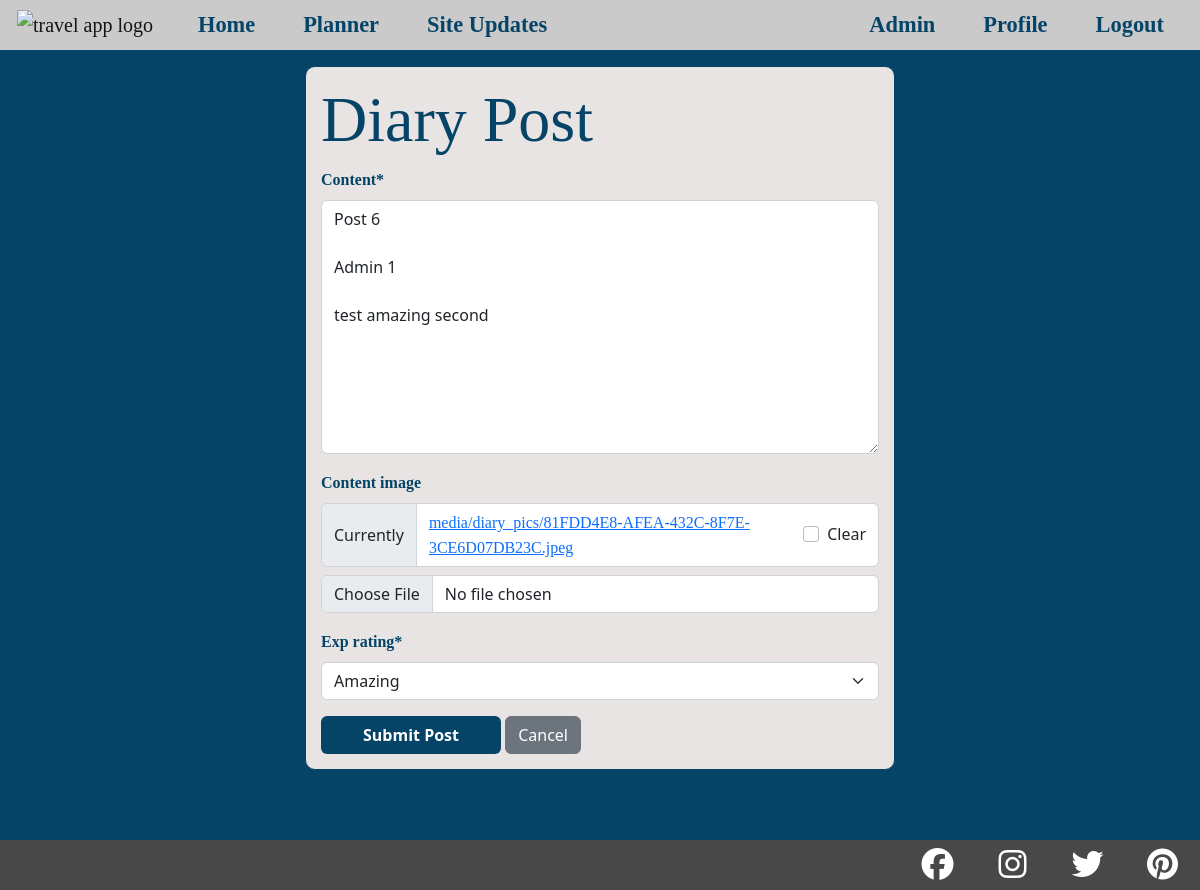
The page /diary/diary/25/update/ (signed in) on the database as committed earlier.
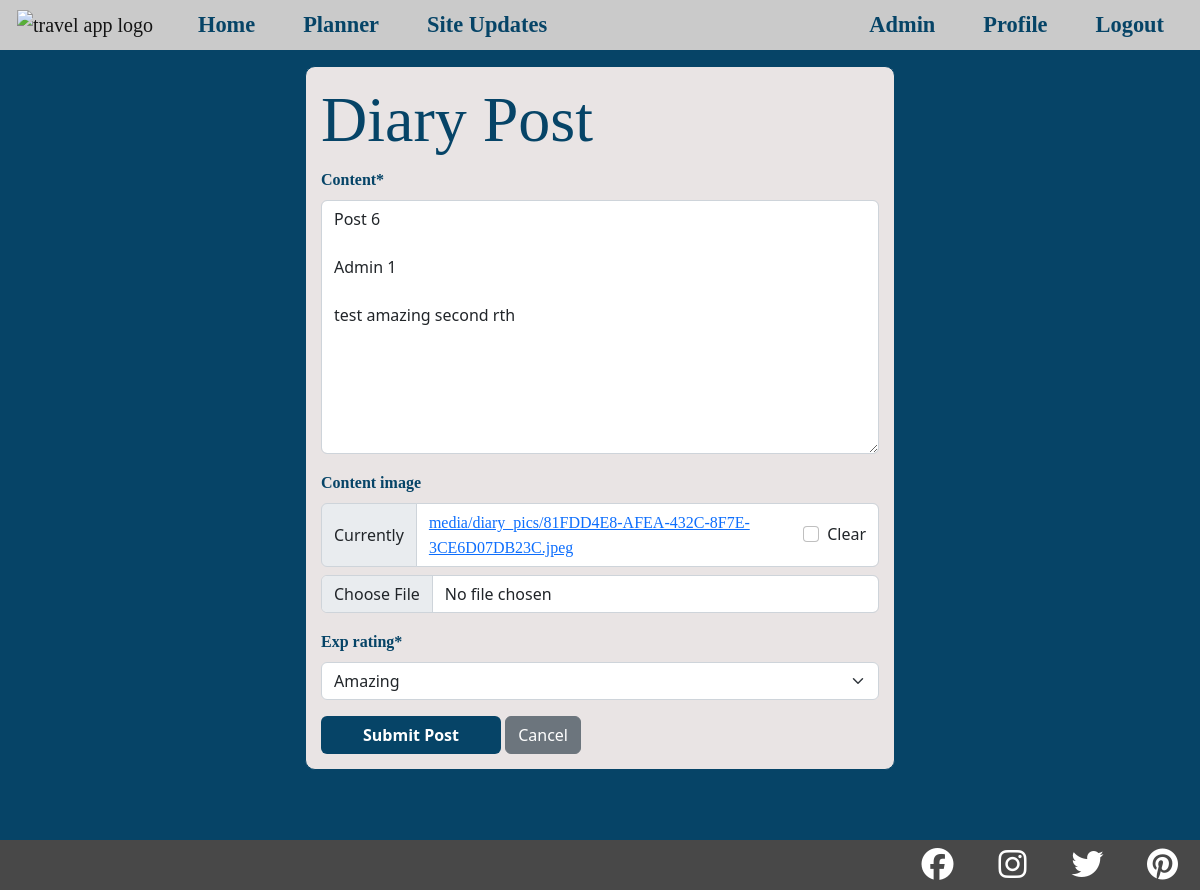
The same page on the database as committed later.
### diary/models.py (models this page shows, shortened)
class Diary(models.Model):
    country = models.ForeignKey(
        Country,
        on_delete=models.CASCADE,
        related_name="country_diary")
    author = models.ForeignKey(User, on_delete=models.CASCADE)
    created_on = models.DateTimeField(auto_now_add=True)
    updated_on = models.DateTimeField(auto_now=True)
    content = models.TextField()
    content_image = ResizedImageField(
        upload_to='media/diary_pics/',
        blank=True,
        size=[600, None],
        force_format='JPEG')
    exp_rating = models.CharField(
        max_length=25,
        choices=EXPERIENCE_CHOICES,
        default='Not Rated')
    tags = TaggableManager(blank=True)
    class Meta:
        ordering = ('-created_on',)

### diary/views.py (the view, shortened to what this page needs)
# urls.py: path('diary/<int:pk>/update/', DiaryUpdateView.as_view(
class DiaryUpdateView(
        LoginRequiredMixin,
        UserPassesTestMixin,
        UpdateView):
    login_url = '/login/required'
    redirect_field_name = 'redirect_to'
    model = Diary
    fields = ['content', 'content_image', 'tags', 'exp_rating']
    def test_func(self):
        diary_post = self.get_object()
        if self.request.user == diary_post.author:
            return True
        return False

### diary/templates/diary/diary_form.html (shortened to what this page needs)
{% extends "base.html" %}
{% load crispy_forms_tags %}
{% block content %}
    <div class="diary-form-container">
        <div class="diary-form">
            <h1>Diary Post</h1>
            <div class="content-section">
                <form method="POST" enctype="multipart/form-data">
                    <fieldset class="form-group">
                        {{ form|crispy }}
                    </fieldset>
                    <div class="form-group">
                        <button class="btn" type="submit">Submit Post</button>
                        <a class="btn btn-secondary" href="{{request.META.HTTP_REFERER|escape}}" aria-label="Previous Page">Cancel</a>
                    </div>
                </form>
            </div>
        </div>
    </div>
{% endblock content %}

Rows that differ between the two databases and show on the page:
changed Diary "Amazing": content "Post 6 Admin 1 test amazing second" → "Post 6 Admin 1 test amazing second rth"
